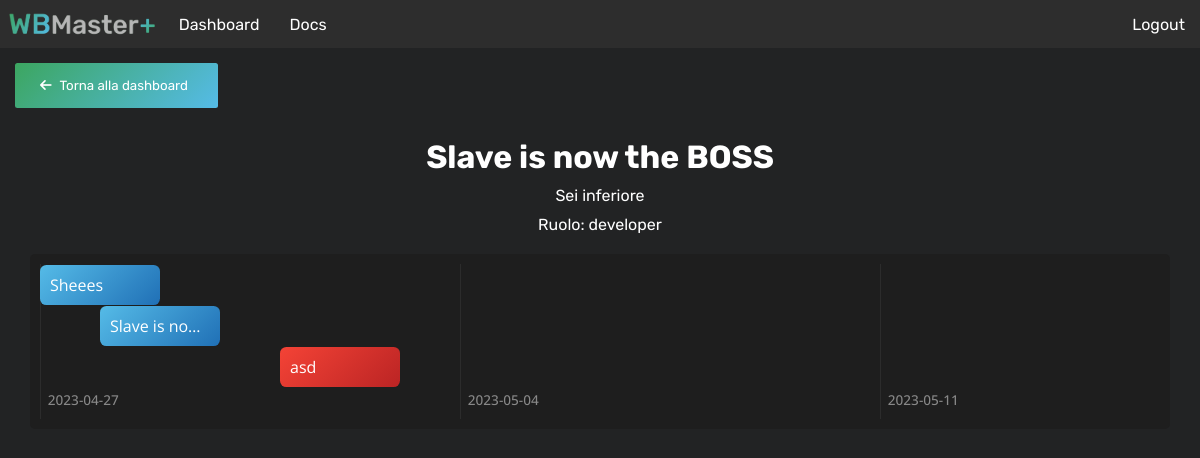
Screenshot of /projects/33/ (signed in) with the database file from the repository.
### base/models.py (models this page shows, shortened)
class Project(models.Model):
    name = models.CharField(max_length=100)
    description = models.TextField()
    picture = models.ImageField(upload_to="projects")

class Participation(models.Model):
    user = models.ForeignKey(User, on_delete=models.CASCADE)
    project = models.ForeignKey(Project, on_delete=models.CASCADE)
    role = models.CharField(max_length=30)
    class Meta:
        unique_together = ("user", "project")

class Task(models.Model):
    project = models.ForeignKey(Project, on_delete=models.CASCADE)
    parent_task = models.ForeignKey("self", on_delete=models.CASCADE, null=True)
    name = models.CharField(max_length=100)
    description = models.TextField()
    start = models.DateField()
    end = models.DateField()
    completed = models.BooleanField(default=False)
    color = models.CharField(max_length=20, default="default")

### base/views.py (the view)
# urls.py: path("projects/<str:pk>/", views.project, name="project_details"),
@login_required(login_url='/login/')
def project(request, pk):
    context = {}
    project = Project.objects.filter(id=pk).first()
    context["project"] = project
    participation = Participation.objects.filter(
        project=project,
        user=request.user
    ).first()
    if not participation:
        messages.error(request, "You don't have access to this project")
        return redirect("/dashboard/")
    role = participation.role
    context["role"] = role
    tasks = Task.objects.filter(project=project).order_by("start")
    context["tasks"] = tasks
    for task in tasks:
        assignment = Assignment.objects.filter(task=task).first()
        if assignment:
            task.assignment = assignment.user
    formdata = request.session.get("form", False)
    if formdata:
        context["form"] = formdata
    errors = request.session.get("errors", False)
    if errors:
        context["errors"] = errors
    if formdata:
        del request.session["form"]
    if errors:
        del request.session["errors"]
    return render(request, "project.html", context=context)

### templates/project.html (shortened to what this page needs)
{% extends 'template.html' %} {% load static %} {% block content %}
<link rel="stylesheet" href="{% static 'css/project.css' %}" />
<link rel="stylesheet" href="{% static 'css/authentication.css' %}" />
<a href="/dashboard/" class="return">
  <button class="button">
    <i class="fa-solid fa-arrow-left" style="margin-right: 5px"></i> Torna alla
    dashboard
  </button>
</a>
<header>
  <h1 class="title">{{ project.name }}</h1>
  <p class="description">{{ project.description }}</p>
  <p class="description">Ruolo: {{ role }}</p>
</header>
<div class="task-display">
  <div class="overview" id="overview">
    <div class="overview-content">
      <div class="weeks" id="weeks"></div>
      <div id="tasks" class="tasks">
        {% for task in tasks %}
        <div
          class="task {{ task.color }}"
          data-id="{{ task.id }}"
          data-name="{{ task.name }}"
          data-description="{{ task.description }}"
          data-start="{{ task.start|date:'Y-m-d' }}"
          data-end="{{ task.end|date:'Y-m-d' }}"
          data-parent="{{ task.parent_task_id }}"
          data-color="{{ task.color }}"
          data-assignment="{{ task.assignment }}"
        >
          <div class="descriptor">{{ task.name }}</div>
        </div>
        {% endfor %}
      </div>
    </div>
  </div>
</div>
<div class="details hide" id="t">
</div>
{% endblock content %}

### static/css/global.css (style rules this page uses)
:root { --dark: #2d2d2d; --lightDark: #555555; --blue: #55bbe7; --green: #3ca660; --gradient: linear-gradient(135deg, var(--green), var(--blue)); --background: #222324; --textColor: white; --boxShadow: rgb(0, 0, 0); --transparent: rgba(50, 50, 50, 0.7); --widget: rgb(30, 30, 30); --task-gradient: linear-gradient(135deg, #55bbe7, rgb(32, 112, 182)); --task-gradient-focus: linear-gradient(135deg, rgb(0, 114, 214), rgb(0, 88, 165)); --task-focus: #314c5f52; --yellow: rgb(255, 217, 63); }
* { box-sizing: border-box; margin: 0; padding: 0; font-family: "Rubik", "Segoe UI", sans-serif; }
body { display: flex; flex-direction: column; min-height: 100vh; background-color: var(--background); color: var(--textColor); }

### static/css/project.css (style rules this page uses)
.red { --task-gradient: linear-gradient(135deg, #F44336, #bb2424); --task-gradient-focus: linear-gradient(135deg, #c52b2b, #8b1010); --task-focus: #723d3d52; }
.return { position: relative; text-decoration: none; }
.return button { padding-left: 25px; }
.task-display { position: relative; left: 50%; translate: -50%; background-color: var(--widget); width: 95%; margin: 10px 0; padding: 10px; border-radius: 5px !important; overflow: hidden; }
.overview { display: flex; flex-direction: column; }
.overview-content { position: relative; flex: 1 1 auto; display: flex; overflow: auto; }
.details { position: fixed; top: 50%; translate: 0 -50% !important; right: 25px; box-sizing: border-box; border-radius: 5px; box-shadow: -4px 4px 8px var(--boxShadow); width: 450px; padding: 10px; background: linear-gradient(-45deg, #222, #131313); z-index: 100; }
#t { padding: 30px 10px; }
.overview-content .weeks { position: absolute; height: 100%; display: flex; }
.overview .tasks { flex: 1 1 auto; position: relative; padding-bottom: 2rem; }
.overview .task { margin-top: 1px; pointer-events: none; }
.overview .task .descriptor { pointer-events: all; font-family: "Open Sans", "Segoe UI", sans-serif; font-size: 1rem; background: var(--task-gradient); box-sizing: border-box; width: var(--width); border-radius: .4em; padding: 9px 10px!important; margin-top: 0; position: relative; left: var(--left); display: block; text-overflow: ellipsis; overflow-x: hidden; overflow-y: visible; white-space: nowrap; }
.title { margin: 15px 0 7.5px 0!important; text-align: center; }
.description { text-align: center; margin: 10px 0; }
.hide { filter: opacity(0); z-index: -100; }

### static/css/authentication.css (style rules this page uses)
.title { text-align: center; margin: 50px 0px 20px 0; }
.return { width: max-content!important; margin: 5px 15px; }
.button { color: white; background-image: var(--gradient); padding: 15px 30px; }
form button[type = 'button'], .button { background-color: var(--input); cursor: pointer; border: 0; border-radius: 2.5px; margin: 10px 0; }

### rows the page displays
Project: name "Slave is now the BOSS", description "Sei inferiore"
Participation: role "developer"
Task: name "Sheees"
Task: name "Slave is no…"
Task: name "asd"
